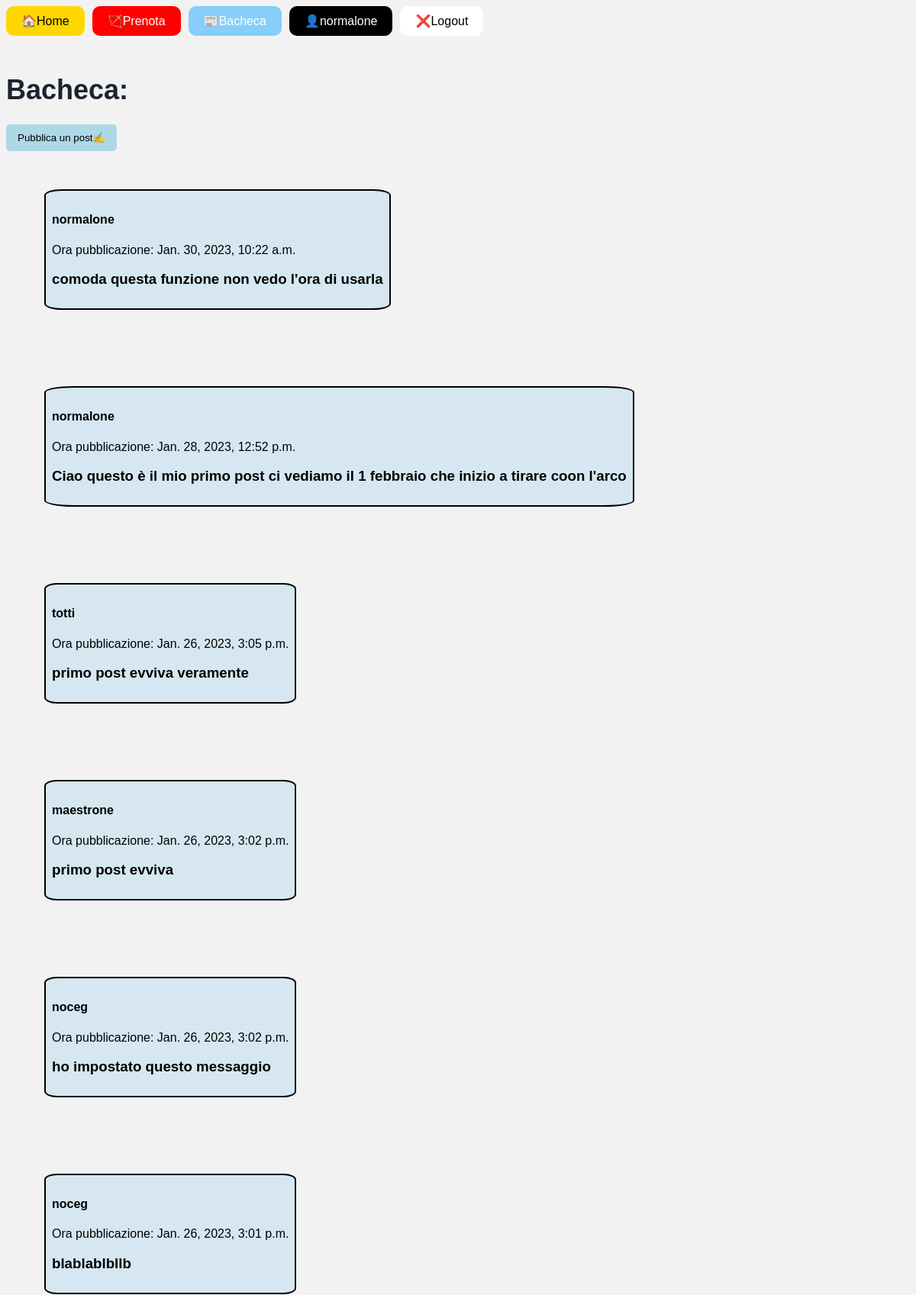
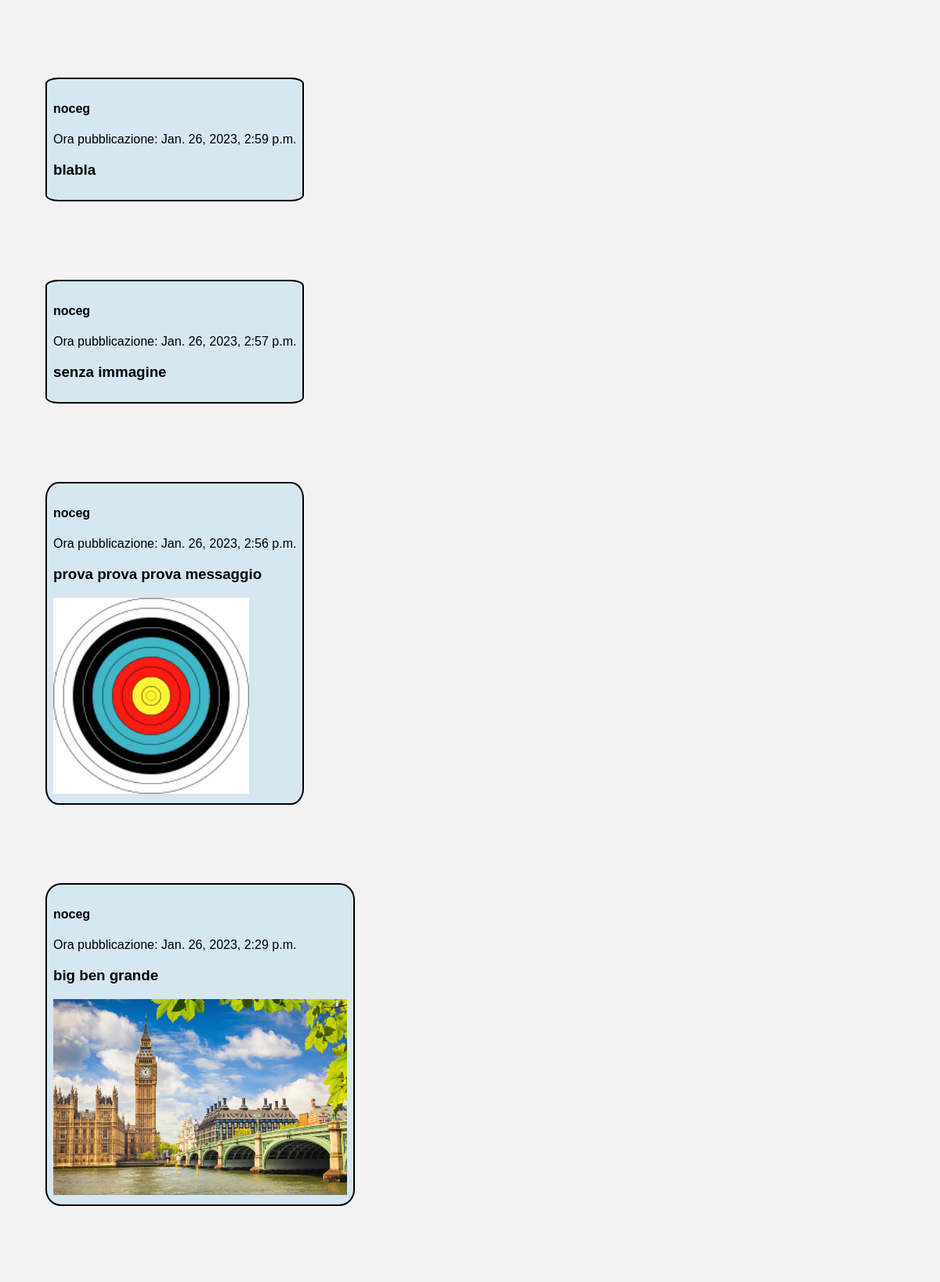
The app's page /bacheca/ (signed in, upper part) with its own data (2 pictures, top to bottom).
### bacheca/models.py (models this page shows)
class Post(models.Model):
    autore = models.ForeignKey(User, on_delete=models.PROTECT)
    ora_creazione = models.DateTimeField(auto_now_add=True)
    messaggio = models.TextField(max_length=256)
    immagine = models.ImageField(
        upload_to='images/', blank=True, null=True)

### bacheca/views.py (the view)
# urls.py: path('', BachecaView.as_view(), name='bacheca'),
class BachecaView(ListView):
    model = Post
    template_name = "/bacheca/post_list.html"
    ordering = ['-ora_creazione']

### bacheca/templates/bacheca/post_list.html (shortened to what this page needs)
{% extends 'base.html' %}
{% block content %}
<h1>Bacheca:</h1>
<form action="{% url 'crea_post'  %}" method="post">
  <input type="submit" value="Pubblica un post✍">
</form>
<ul style="list-style: none; margin: 0; padding: 0;">
  {% for post in object_list %}
    <li>
      <div class="post">
        <h4>{{ post.autore }} </h4>
        <p> Ora pubblicazione: {{post.ora_creazione }} </p>
        <h3>{{ post.messaggio }} </h3>
        {% if post.immagine %}
        <img src="{{ post.immagine.url}}" width=auto height="250">
        {% endif %}
      </div>
    </li>
  {% endfor %}
</ul>
{% endblock %}

### templates/base.html (shortened to what this page needs)
<!DOCTYPE html>
<html>
  <head>
  </head>
  <body>
    {% block menu %}
      <nav>
        <ul style="list-style: none; margin: 0; padding: 0; display: flex;">
        <li style="background-color: gold; color: black; padding: 10px 20px; margin-right: 10px; border-radius: 10px;">
            <a href="{% url 'home' %}" style="text-decoration: none; color: black;">🏠Home</a>
            </li>
          <li style="background-color: red; color: black; padding: 10px 20px; margin-right: 10px; border-radius: 10px;">
            <a href="{% url 'prossimi_7_giorni' %}" style="text-decoration: none; color: white;">🏹Prenota</a>
          </li>
          <li style="background-color: lightskyblue; color: white; padding: 10px 20px; margin-right: 10px; border-radius: 10px;">
            <a href="{% url 'bacheca' %}" style="text-decoration: none; color: white;">📰Bacheca</a>
          </li>
          {% if user.is_authenticated %}
            {% if user.is_superuser %}
                <li style="background-color: black; color: white; padding: 10px 20px; margin-right: 10px; border-radius: 10px;">
                    <a href="{% url 'profile' %}" style="text-decoration: none; color: white;">👤 AMMINISTRATORE</a>
                </li>
                <li style="background-color: black; color: white; padding: 10px 20px; margin-right: 10px; border-radius: 10px;">
                    <a href="{% url 'lista_chat' %}" style="text-decoration: none; color: white;">⌨Lista chat</a>
                </li>
                <li style="background-color: black; color: white; padding: 10px 20px; margin-right: 10px; border-radius: 10px;">
                    <a href="{% url 'gestione' %}" style="text-decoration: none; color: white;">👥Gestione utenti</a>
                </li>
                <li style="background-color: black; color: white; padding: 10px 20px; margin-right: 10px; border-radius: 10px;">
                  <a href="http://127.0.0.1:8000/admin" style="text-decoration: none; color: white;">👩‍💻Pannello Django</a>
                </li>
                <li style="background-color: white; color: white; padding: 10px 20px; margin-right: 10px; border-radius: 10px;">
                    <a href="{% url 'logout' %}" style="text-decoration: none; color: black;">❌Logout</a>
            {% else %}
                <li style="background-color: black; color: white; padding: 10px 20px; margin-right: 10px; border-radius: 10px;">
                    <a href="{% url 'profile' %}" style="text-decoration: none; color: white;">👤{{ user.username }}</a>
                </li>
                <li style="background-color: white; color: white; padding: 10px 20px; margin-right: 10px; border-radius: 10px;">
                    <a href="{% url 'logout' %}" style="text-decoration: none; color: black;">❌Logout</a>
                </li>
            {% endif %}
          {% else %}
            <li style="background-color: black; color: white; padding: 10px 20px; margin-right: 10px; border-radius: 10px;">
                <a href="{% url 'profile' %}" style="text-decoration: none; color: white;">👤Login</a>
            </li>
          {% endif %}
        </ul>
      </nav>
    {% endblock %}
    {% block content %}
    {% endblock %}
  </body>
</html>

### templates/base.html (style rules this page uses)
body { background-color: #f2f2f2; font-family: Arial, sans-serif; }
h1 { color: #1c2331; font-size: 36px; margin-top: 50px; }
input[type=submit] { padding:10px 15px; background:#ccc; border:0 none; cursor:pointer; -webkit-border-radius: 5px; border-radius: 5px; background-color: lightblue; }
.post { background-color: #D6E7F1; border: 2px solid black; border-radius: 5%; height: auto; padding: 8px; width: auto; display: inline-block; margin: 50px; position: relative; }

### records on screen
Post: autore "normalone", ora_creazione "Jan. 30, 2023, 10:22 a.m.", messaggio "comoda questa funzione non vedo l'ora di usarla"
Post: autore "normalone", ora_creazione "Jan. 28, 2023, 12:52 p.m.", messaggio "Ciao questo è il mio primo post ci vediamo il 1 febbraio che inizio a tirare coon l'arco"
Post: autore "totti", ora_creazione "Jan. 26, 2023, 3:05 p.m.", messaggio "primo post evviva veramente"
Post: autore "maestrone", ora_creazione "Jan. 26, 2023, 3:02 p.m.", messaggio "primo post evviva"
Post: autore "noceg", ora_creazione "Jan. 26, 2023, 3:02 p.m.", messaggio "ho impostato questo messaggio"
Post: autore "noceg", ora_creazione "Jan. 26, 2023, 3:01 p.m.", messaggio "blablablbllb"
Post: autore "noceg", ora_creazione "Jan. 26, 2023, 2:59 p.m.", messaggio "blabla"
Post: autore "noceg", ora_creazione "Jan. 26, 2023, 2:57 p.m.", messaggio "senza immagine"
Post: autore "noceg", ora_creazione "Jan. 26, 2023, 2:56 p.m.", messaggio "prova prova prova messaggio", immagine (picture)
Post: autore "noceg", ora_creazione "Jan. 26, 2023, 2:29 p.m.", messaggio "big ben grande", immagine (picture)

### other values on screen
{{ user.username }} "normalone"
